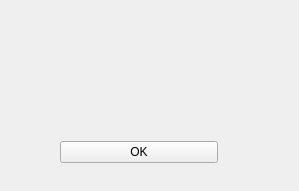
<?xml version="1.0" encoding="UTF-8"?>
<ui version="4.0">
 <class>Form</class>
 <widget class="QWidget" name="Form">
  <property name="geometry">
   <rect>
    <x>0</x>
    <y>0</y>
    <width>299</width>
    <height>191</height>
   </rect>
  </property>
  <property name="windowTitle">
   <string>Form</string>
  </property>
  <widget class="QLabel" name="message_label">
   <property name="geometry">
    <rect>
     <x>10</x>
     <y>10</y>
     <width>281</width>
     <height>111</height>
    </rect>
   </property>
   <property name="text">
    <string/>
   </property>
  </widget>
  <widget class="QWidget" name="">
   <property name="geometry">
    <rect>
     <x>60</x>
     <y>140</y>
     <width>158</width>
     <height>25</height>
    </rect>
   </property>
   <layout class="QHBoxLayout" name="horizontalLayout">
    <item>
     <widget class="QPushButton" name="OK_button">
      <property name="text">
       <string>OK</string>
      </property>
     </widget>
    </item>
   </layout>
  </widget>
 </widget>
 <resources/>
 <connections/>
</ui>
